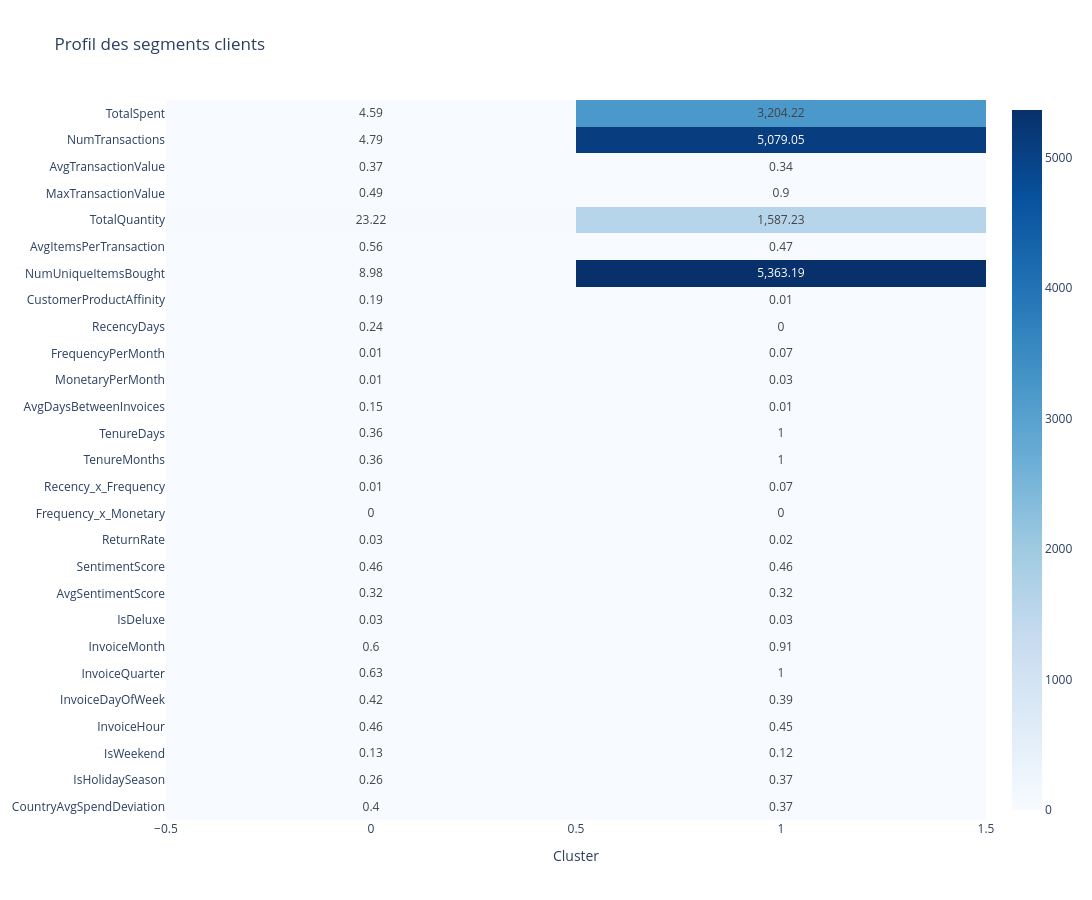

The notebook cell this image was saved under:
### Code cell
import plotly.express as px

fig = px.imshow(cluster_profile.T, text_auto=True, 
                color_continuous_scale='Blues',
                title="Profil des segments clients",
               width=1200,                         
               height=900  )
fig.show()

### Figure 1 — Plotly figure (JSON) as saved in the notebook; plotly's stock layout.template omitted (floating-point values rounded to 4 significant figures)
{"data": [{"coloraxis": "coloraxis", "hovertemplate": "Cluster: %{x}<br>y: %{y}<br>color: %{z}<extra></extra>", "name": "0", "texttemplate": "%{z}", "type": "heatmap", "x": [0, 1], "xaxis": "x", "y": ["TotalSpent", "NumTransactions", "AvgTransactionValue", "MaxTransactionValue", "TotalQuantity", "AvgItemsPerTransaction", "NumUniqueItemsBought", "CustomerProductAffinity", "RecencyDays", "FrequencyPerMonth", "MonetaryPerMonth", "AvgDaysBetweenInvoices", "TenureDays", "TenureMonths", "Recency_x_Frequency", "Frequency_x_Monetary", "ReturnRate", "SentimentScore", "AvgSentimentScore", "IsDeluxe", "InvoiceMonth", "InvoiceQuarter", "InvoiceDayOfWeek", "InvoiceHour", "IsWeekend", "IsHolidaySeason", "CountryAvgSpendDeviation"], "yaxis": "y", "z": [[4.59, 3204.0], [4.79, 5079.0], [0.37, 0.34], [0.49, 0.9], [23.22, 1587.0], [0.56, 0.47], [8.98, 5363.0], [0.19, 0.01], [0.24, 0.0], [0.01, 0.07], [0.01, 0.03], [0.15, 0.01], [0.36, 1.0], [0.36, 1.0], [0.01, 0.07], [0.0, 0.0], [0.03, 0.02], [0.46, 0.46], [0.32, 0.32], [0.03, 0.03], [0.6, 0.91], [0.63, 1.0], [0.42, 0.39], [0.46, 0.45], [0.13, 0.12], [0.26, 0.37], [0.4, 0.37]]}], "layout": {"coloraxis": {"colorscale": [[0, "rgb(247,251,255)"], [0.125, "rgb(222,235,247)"], [0.25, "rgb(198,219,239)"], [0.375, "rgb(158,202,225)"], [0.5, "rgb(107,174,214)"], [0.625, "rgb(66,146,198)"], [0.75, "rgb(33,113,181)"], [0.875, "rgb(8,81,156)"], [1, "rgb(8,48,107)"]]}, "height": 900, "title": {"text": "Profil des segments clients"}, "width": 1200, "xaxis": {"anchor": "y", "constrain": "domain", "domain": [0, 1], "scaleanchor": "y", "title": {"text": "Cluster"}}, "yaxis": {"anchor": "x", "autorange": "reversed", "constrain": "domain", "domain": [0, 1]}}}
